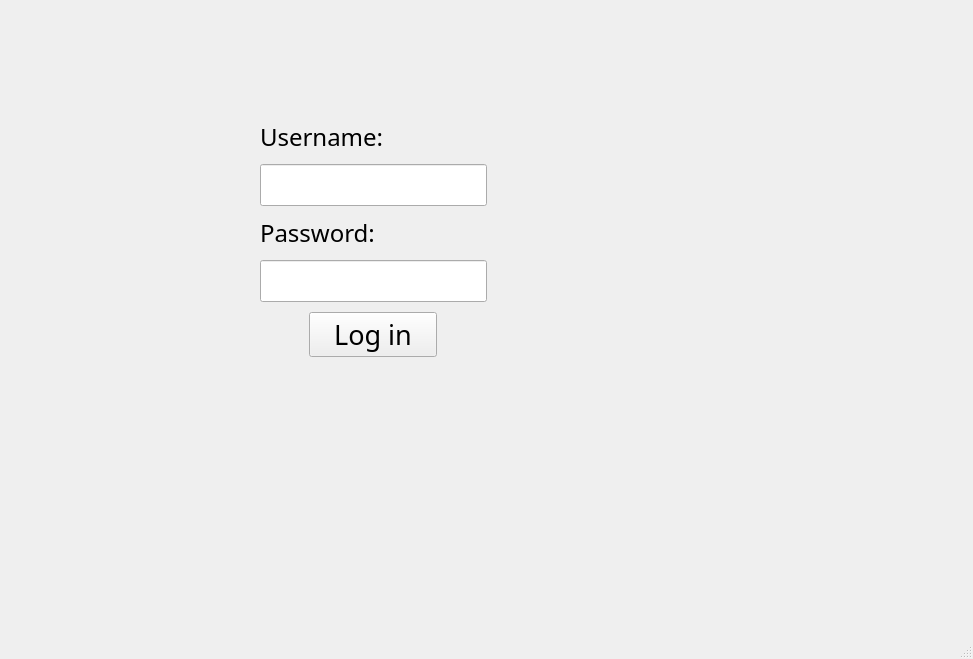
<?xml version="1.0" encoding="UTF-8"?>
<ui version="4.0">
 <class>MainWindow</class>
 <widget class="QMainWindow" name="MainWindow">
  <property name="geometry">
   <rect>
    <x>0</x>
    <y>0</y>
    <width>973</width>
    <height>659</height>
   </rect>
  </property>
  <property name="windowTitle">
   <string>Dreamveil</string>
  </property>
  <widget class="QWidget" name="centralwidget">
   <property name="sizePolicy">
    <sizepolicy hsizetype="Fixed" vsizetype="Fixed">
     <horstretch>0</horstretch>
     <verstretch>0</verstretch>
    </sizepolicy>
   </property>
   <widget class="QWidget" name="verticalLayoutWidget">
    <property name="geometry">
     <rect>
      <x>260</x>
      <y>120</y>
      <width>471</width>
      <height>331</height>
     </rect>
    </property>
    <layout class="QVBoxLayout" name="verticalLayout">
     <property name="spacing">
      <number>10</number>
     </property>
     <property name="sizeConstraint">
      <enum>QLayout::SetFixedSize</enum>
     </property>
     <item>
      <widget class="QLabel" name="label">
       <property name="sizePolicy">
        <sizepolicy hsizetype="Fixed" vsizetype="Fixed">
         <horstretch>0</horstretch>
         <verstretch>0</verstretch>
        </sizepolicy>
       </property>
       <property name="font">
        <font>
         <family>Trajan Pro</family>
         <pointsize>18</pointsize>
        </font>
       </property>
       <property name="text">
        <string>Username:</string>
       </property>
      </widget>
     </item>
     <item>
      <widget class="QLineEdit" name="lineEdit">
       <property name="sizePolicy">
        <sizepolicy hsizetype="Fixed" vsizetype="Fixed">
         <horstretch>0</horstretch>
         <verstretch>0</verstretch>
        </sizepolicy>
       </property>
       <property name="font">
        <font>
         <family>Trajan Pro</family>
         <pointsize>18</pointsize>
        </font>
       </property>
       <property name="text">
        <string/>
       </property>
       <property name="alignment">
        <set>Qt::AlignLeading|Qt::AlignLeft|Qt::AlignVCenter</set>
       </property>
      </widget>
     </item>
     <item>
      <widget class="QLabel" name="label_2">
       <property name="sizePolicy">
        <sizepolicy hsizetype="Fixed" vsizetype="Fixed">
         <horstretch>0</horstretch>
         <verstretch>0</verstretch>
        </sizepolicy>
       </property>
       <property name="font">
        <font>
         <family>Trajan Pro</family>
         <pointsize>18</pointsize>
        </font>
       </property>
       <property name="text">
        <string>Password:</string>
       </property>
      </widget>
     </item>
     <item>
      <widget class="QLineEdit" name="lineEdit_2">
       <property name="sizePolicy">
        <sizepolicy hsizetype="Fixed" vsizetype="Fixed">
         <horstretch>0</horstretch>
         <verstretch>0</verstretch>
        </sizepolicy>
       </property>
       <property name="font">
        <font>
         <family>Trajan Pro</family>
         <pointsize>18</pointsize>
        </font>
       </property>
       <property name="text">
        <string/>
       </property>
       <property name="echoMode">
        <enum>QLineEdit::Password</enum>
       </property>
       <property name="alignment">
        <set>Qt::AlignLeading|Qt::AlignLeft|Qt::AlignVCenter</set>
       </property>
      </widget>
     </item>
     <item alignment="Qt::AlignHCenter">
      <widget class="QPushButton" name="pushButton">
       <property name="sizePolicy">
        <sizepolicy hsizetype="Fixed" vsizetype="Fixed">
         <horstretch>0</horstretch>
         <verstretch>0</verstretch>
        </sizepolicy>
       </property>
       <property name="font">
        <font>
         <family>Trajan Pro</family>
         <pointsize>20</pointsize>
        </font>
       </property>
       <property name="layoutDirection">
        <enum>Qt::LeftToRight</enum>
       </property>
       <property name="text">
        <string>   Log in   </string>
       </property>
      </widget>
     </item>
    </layout>
   </widget>
  </widget>
  <widget class="QMenuBar" name="menubar">
   <property name="geometry">
    <rect>
     <x>0</x>
     <y>0</y>
     <width>973</width>
     <height>21</height>
    </rect>
   </property>
  </widget>
  <widget class="QStatusBar" name="statusbar"/>
 </widget>
 <resources/>
 <connections/>
</ui>
